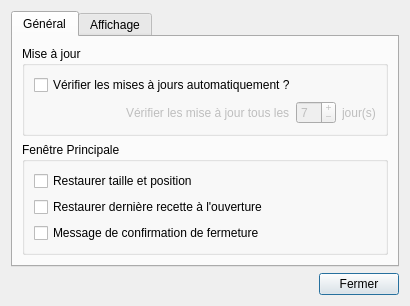
<?xml version="1.0" encoding="UTF-8"?>
<ui version="4.0">
 <class>DIA_Parametres</class>
 <widget class="QDialog" name="DIA_Parametres">
  <property name="geometry">
   <rect>
    <x>0</x>
    <y>0</y>
    <width>410</width>
    <height>306</height>
   </rect>
  </property>
  <property name="minimumSize">
   <size>
    <width>410</width>
    <height>230</height>
   </size>
  </property>
  <property name="windowTitle">
   <string>Préférences</string>
  </property>
  <layout class="QVBoxLayout" name="verticalLayout">
   <item>
    <widget class="QTabWidget" name="tabWidget">
     <property name="tabPosition">
      <enum>QTabWidget::North</enum>
     </property>
     <property name="tabShape">
      <enum>QTabWidget::Rounded</enum>
     </property>
     <property name="currentIndex">
      <number>0</number>
     </property>
     <widget class="QWidget" name="general">
      <attribute name="title">
       <string>Général</string>
      </attribute>
      <layout class="QVBoxLayout" name="verticalLayout_2">
       <item>
        <widget class="QGroupBox" name="gbMiseAJour">
         <property name="title">
          <string>Mise à jour</string>
         </property>
         <layout class="QVBoxLayout" name="verticalLayout_5">
          <item>
           <widget class="QCheckBox" name="cbMiseAJourAuto">
            <property name="text">
             <string>Vérifier les mises à jours automatiquement ?</string>
            </property>
           </widget>
          </item>
          <item>
           <layout class="QHBoxLayout" name="hlNombreJourMiseAJour">
            <item>
             <spacer name="horizontalSpacer_2">
              <property name="orientation">
               <enum>Qt::Horizontal</enum>
              </property>
              <property name="sizeHint" stdset="0">
               <size>
                <width>40</width>
                <height>20</height>
               </size>
              </property>
             </spacer>
            </item>
            <item>
             <widget class="QLabel" name="lMiseAJour1">
              <property name="enabled">
               <bool>false</bool>
              </property>
              <property name="text">
               <string>Vérifier les mise à jour tous les</string>
              </property>
             </widget>
            </item>
            <item>
             <widget class="QSpinBox" name="sbNombreJourMiseAJour">
              <property name="enabled">
               <bool>false</bool>
              </property>
              <property name="maximumSize">
               <size>
                <width>40</width>
                <height>16777215</height>
               </size>
              </property>
              <property name="buttonSymbols">
               <enum>QAbstractSpinBox::PlusMinus</enum>
              </property>
              <property name="minimum">
               <number>1</number>
              </property>
              <property name="maximum">
               <number>30</number>
              </property>
              <property name="value">
               <number>7</number>
              </property>
             </widget>
            </item>
            <item>
             <widget class="QLabel" name="lMiseAJour2">
              <property name="enabled">
               <bool>false</bool>
              </property>
              <property name="text">
               <string>jour(s)</string>
              </property>
             </widget>
            </item>
           </layout>
          </item>
         </layout>
        </widget>
       </item>
       <item>
        <widget class="QGroupBox" name="gbFenetrePrincipale">
         <property name="title">
          <string>Fenêtre Principale</string>
         </property>
         <layout class="QVBoxLayout" name="verticalLayout_6">
          <item>
           <widget class="QCheckBox" name="cbRestoreSizePos">
            <property name="text">
             <string>Restaurer taille et position</string>
            </property>
           </widget>
          </item>
          <item>
           <widget class="QCheckBox" name="cbRestoreRecipe">
            <property name="text">
             <string>Restaurer dernière recette à l'ouverture</string>
            </property>
           </widget>
          </item>
          <item>
           <widget class="QCheckBox" name="cbMessageFermeture">
            <property name="text">
             <string>Message de confirmation de fermeture</string>
            </property>
           </widget>
          </item>
         </layout>
        </widget>
       </item>
       <item>
        <spacer name="verticalSpacer">
         <property name="orientation">
          <enum>Qt::Vertical</enum>
         </property>
         <property name="sizeHint" stdset="0">
          <size>
           <width>20</width>
           <height>40</height>
          </size>
         </property>
        </spacer>
       </item>
      </layout>
     </widget>
     <widget class="QWidget" name="affichage">
      <attribute name="title">
       <string>Affichage</string>
      </attribute>
      <layout class="QVBoxLayout" name="verticalLayout_3">
       <item>
        <widget class="QGroupBox" name="gbCaseACocher">
         <property name="title">
          <string>Case à cocher</string>
         </property>
         <layout class="QVBoxLayout" name="verticalLayout_4">
          <item>
           <widget class="QCheckBox" name="cbFarmingVisible">
            <property name="text">
             <string>Afficher 'Farming ?' sur la fenêtre principale</string>
            </property>
           </widget>
          </item>
          <item>
           <widget class="QCheckBox" name="cbEtendreVisible">
            <property name="text">
             <string>Afficher 'Etendre tout automatiquement ?' sur la fenêtre principale</string>
            </property>
           </widget>
          </item>
         </layout>
        </widget>
       </item>
       <item>
        <spacer name="verticalSpacer_2">
         <property name="orientation">
          <enum>Qt::Vertical</enum>
         </property>
         <property name="sizeHint" stdset="0">
          <size>
           <width>20</width>
           <height>40</height>
          </size>
         </property>
        </spacer>
       </item>
      </layout>
     </widget>
    </widget>
   </item>
   <item>
    <layout class="QHBoxLayout" name="horizontalLayout">
     <item>
      <spacer name="horizontalSpacer">
       <property name="orientation">
        <enum>Qt::Horizontal</enum>
       </property>
       <property name="sizeHint" stdset="0">
        <size>
         <width>40</width>
         <height>20</height>
        </size>
       </property>
      </spacer>
     </item>
     <item>
      <widget class="QPushButton" name="pbFermer">
       <property name="text">
        <string>Fermer</string>
       </property>
      </widget>
     </item>
    </layout>
   </item>
  </layout>
 </widget>
 <resources/>
 <connections>
  <connection>
   <sender>pbFermer</sender>
   <signal>clicked()</signal>
   <receiver>DIA_Parametres</receiver>
   <slot>close()</slot>
   <hints>
    <hint type="sourcelabel">
     <x>338</x>
     <y>280</y>
    </hint>
    <hint type="destinationlabel">
     <x>237</x>
     <y>271</y>
    </hint>
   </hints>
  </connection>
 </connections>
</ui>
